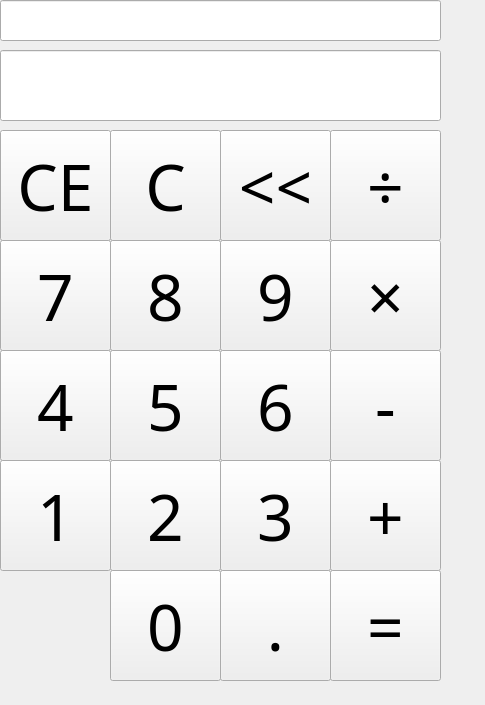
<?xml version="1.0" encoding="UTF-8"?>
<ui version="4.0">
 <class>Widget</class>
 <widget class="QWidget" name="Widget">
  <property name="geometry">
   <rect>
    <x>0</x>
    <y>0</y>
    <width>485</width>
    <height>705</height>
   </rect>
  </property>
  <property name="windowTitle">
   <string>Widget</string>
  </property>
  <widget class="QPushButton" name="num0">
   <property name="geometry">
    <rect>
     <x>110</x>
     <y>570</y>
     <width>111</width>
     <height>111</height>
    </rect>
   </property>
   <property name="font">
    <font>
     <family>微软雅黑</family>
     <pointsize>48</pointsize>
    </font>
   </property>
   <property name="text">
    <string>0</string>
   </property>
  </widget>
  <widget class="QPushButton" name="ope_dian">
   <property name="geometry">
    <rect>
     <x>220</x>
     <y>570</y>
     <width>111</width>
     <height>111</height>
    </rect>
   </property>
   <property name="sizePolicy">
    <sizepolicy hsizetype="Minimum" vsizetype="Fixed">
     <horstretch>0</horstretch>
     <verstretch>0</verstretch>
    </sizepolicy>
   </property>
   <property name="minimumSize">
    <size>
     <width>0</width>
     <height>0</height>
    </size>
   </property>
   <property name="sizeIncrement">
    <size>
     <width>0</width>
     <height>0</height>
    </size>
   </property>
   <property name="font">
    <font>
     <family>微软雅黑</family>
     <pointsize>48</pointsize>
    </font>
   </property>
   <property name="text">
    <string>.</string>
   </property>
  </widget>
  <widget class="QPushButton" name="ope_deng">
   <property name="geometry">
    <rect>
     <x>330</x>
     <y>570</y>
     <width>111</width>
     <height>111</height>
    </rect>
   </property>
   <property name="font">
    <font>
     <family>微软雅黑</family>
     <pointsize>48</pointsize>
    </font>
   </property>
   <property name="text">
    <string>=</string>
   </property>
  </widget>
  <widget class="QPushButton" name="ope_cheng">
   <property name="geometry">
    <rect>
     <x>330</x>
     <y>240</y>
     <width>111</width>
     <height>111</height>
    </rect>
   </property>
   <property name="font">
    <font>
     <family>微软雅黑</family>
     <pointsize>48</pointsize>
    </font>
   </property>
   <property name="text">
    <string>×</string>
   </property>
  </widget>
  <widget class="QPushButton" name="num1">
   <property name="geometry">
    <rect>
     <x>0</x>
     <y>460</y>
     <width>111</width>
     <height>111</height>
    </rect>
   </property>
   <property name="font">
    <font>
     <family>微软雅黑</family>
     <pointsize>48</pointsize>
    </font>
   </property>
   <property name="text">
    <string>1</string>
   </property>
  </widget>
  <widget class="QPushButton" name="num2">
   <property name="geometry">
    <rect>
     <x>110</x>
     <y>460</y>
     <width>111</width>
     <height>111</height>
    </rect>
   </property>
   <property name="font">
    <font>
     <family>微软雅黑</family>
     <pointsize>48</pointsize>
    </font>
   </property>
   <property name="text">
    <string>2</string>
   </property>
  </widget>
  <widget class="QPushButton" name="num3">
   <property name="geometry">
    <rect>
     <x>220</x>
     <y>460</y>
     <width>111</width>
     <height>111</height>
    </rect>
   </property>
   <property name="font">
    <font>
     <family>微软雅黑</family>
     <pointsize>48</pointsize>
    </font>
   </property>
   <property name="text">
    <string>3</string>
   </property>
  </widget>
  <widget class="QPushButton" name="ope_jian">
   <property name="geometry">
    <rect>
     <x>330</x>
     <y>350</y>
     <width>111</width>
     <height>111</height>
    </rect>
   </property>
   <property name="font">
    <font>
     <family>微软雅黑</family>
     <pointsize>48</pointsize>
    </font>
   </property>
   <property name="text">
    <string>-</string>
   </property>
  </widget>
  <widget class="QPushButton" name="num6">
   <property name="geometry">
    <rect>
     <x>220</x>
     <y>350</y>
     <width>111</width>
     <height>111</height>
    </rect>
   </property>
   <property name="font">
    <font>
     <family>微软雅黑</family>
     <pointsize>48</pointsize>
    </font>
   </property>
   <property name="text">
    <string>6</string>
   </property>
  </widget>
  <widget class="QPushButton" name="num5">
   <property name="geometry">
    <rect>
     <x>110</x>
     <y>350</y>
     <width>111</width>
     <height>111</height>
    </rect>
   </property>
   <property name="font">
    <font>
     <family>微软雅黑</family>
     <pointsize>48</pointsize>
    </font>
   </property>
   <property name="text">
    <string>5</string>
   </property>
  </widget>
  <widget class="QPushButton" name="num4">
   <property name="geometry">
    <rect>
     <x>0</x>
     <y>350</y>
     <width>111</width>
     <height>111</height>
    </rect>
   </property>
   <property name="font">
    <font>
     <family>微软雅黑</family>
     <pointsize>48</pointsize>
    </font>
   </property>
   <property name="text">
    <string>4</string>
   </property>
  </widget>
  <widget class="QPushButton" name="num8">
   <property name="geometry">
    <rect>
     <x>110</x>
     <y>240</y>
     <width>111</width>
     <height>111</height>
    </rect>
   </property>
   <property name="font">
    <font>
     <family>微软雅黑</family>
     <pointsize>48</pointsize>
    </font>
   </property>
   <property name="text">
    <string>8</string>
   </property>
  </widget>
  <widget class="QPushButton" name="ope_jia">
   <property name="geometry">
    <rect>
     <x>330</x>
     <y>460</y>
     <width>111</width>
     <height>111</height>
    </rect>
   </property>
   <property name="font">
    <font>
     <family>微软雅黑</family>
     <pointsize>48</pointsize>
    </font>
   </property>
   <property name="text">
    <string>+</string>
   </property>
  </widget>
  <widget class="QPushButton" name="num9">
   <property name="geometry">
    <rect>
     <x>220</x>
     <y>240</y>
     <width>111</width>
     <height>111</height>
    </rect>
   </property>
   <property name="font">
    <font>
     <family>微软雅黑</family>
     <pointsize>48</pointsize>
    </font>
   </property>
   <property name="text">
    <string>9</string>
   </property>
  </widget>
  <widget class="QPushButton" name="num7">
   <property name="geometry">
    <rect>
     <x>0</x>
     <y>240</y>
     <width>111</width>
     <height>111</height>
    </rect>
   </property>
   <property name="font">
    <font>
     <family>微软雅黑</family>
     <pointsize>48</pointsize>
    </font>
   </property>
   <property name="text">
    <string>7</string>
   </property>
  </widget>
  <widget class="QLineEdit" name="wenben">
   <property name="geometry">
    <rect>
     <x>0</x>
     <y>50</y>
     <width>441</width>
     <height>71</height>
    </rect>
   </property>
   <property name="font">
    <font>
     <family>微软雅黑</family>
     <pointsize>36</pointsize>
     <stylestrategy>PreferAntialias</stylestrategy>
    </font>
   </property>
   <property name="cursor">
    <cursorShape>IBeamCursor</cursorShape>
   </property>
   <property name="text">
    <string/>
   </property>
   <property name="alignment">
    <set>Qt::AlignRight|Qt::AlignTrailing|Qt::AlignVCenter</set>
   </property>
  </widget>
  <widget class="QPushButton" name="ope_chu">
   <property name="geometry">
    <rect>
     <x>330</x>
     <y>130</y>
     <width>111</width>
     <height>111</height>
    </rect>
   </property>
   <property name="font">
    <font>
     <family>微软雅黑</family>
     <pointsize>48</pointsize>
    </font>
   </property>
   <property name="text">
    <string>÷</string>
   </property>
  </widget>
  <widget class="QPushButton" name="ope_qingchu">
   <property name="geometry">
    <rect>
     <x>0</x>
     <y>130</y>
     <width>111</width>
     <height>111</height>
    </rect>
   </property>
   <property name="font">
    <font>
     <family>微软雅黑</family>
     <pointsize>48</pointsize>
    </font>
   </property>
   <property name="text">
    <string>CE</string>
   </property>
  </widget>
  <widget class="QPushButton" name="ope_chongxie">
   <property name="geometry">
    <rect>
     <x>110</x>
     <y>130</y>
     <width>111</width>
     <height>111</height>
    </rect>
   </property>
   <property name="font">
    <font>
     <family>微软雅黑</family>
     <pointsize>48</pointsize>
    </font>
   </property>
   <property name="text">
    <string>C</string>
   </property>
  </widget>
  <widget class="QPushButton" name="ope_xiaoqu">
   <property name="geometry">
    <rect>
     <x>220</x>
     <y>130</y>
     <width>111</width>
     <height>111</height>
    </rect>
   </property>
   <property name="font">
    <font>
     <family>微软雅黑</family>
     <pointsize>48</pointsize>
    </font>
   </property>
   <property name="text">
    <string>&lt;&lt;</string>
   </property>
  </widget>
  <widget class="QLineEdit" name="wenben2">
   <property name="geometry">
    <rect>
     <x>0</x>
     <y>0</y>
     <width>441</width>
     <height>41</height>
    </rect>
   </property>
   <property name="font">
    <font>
     <family>微软雅黑</family>
     <pointsize>20</pointsize>
     <stylestrategy>PreferAntialias</stylestrategy>
    </font>
   </property>
   <property name="cursor">
    <cursorShape>IBeamCursor</cursorShape>
   </property>
   <property name="text">
    <string/>
   </property>
   <property name="alignment">
    <set>Qt::AlignRight|Qt::AlignTrailing|Qt::AlignVCenter</set>
   </property>
  </widget>
 </widget>
 <layoutdefault spacing="6" margin="11"/>
 <resources/>
 <connections/>
</ui>
